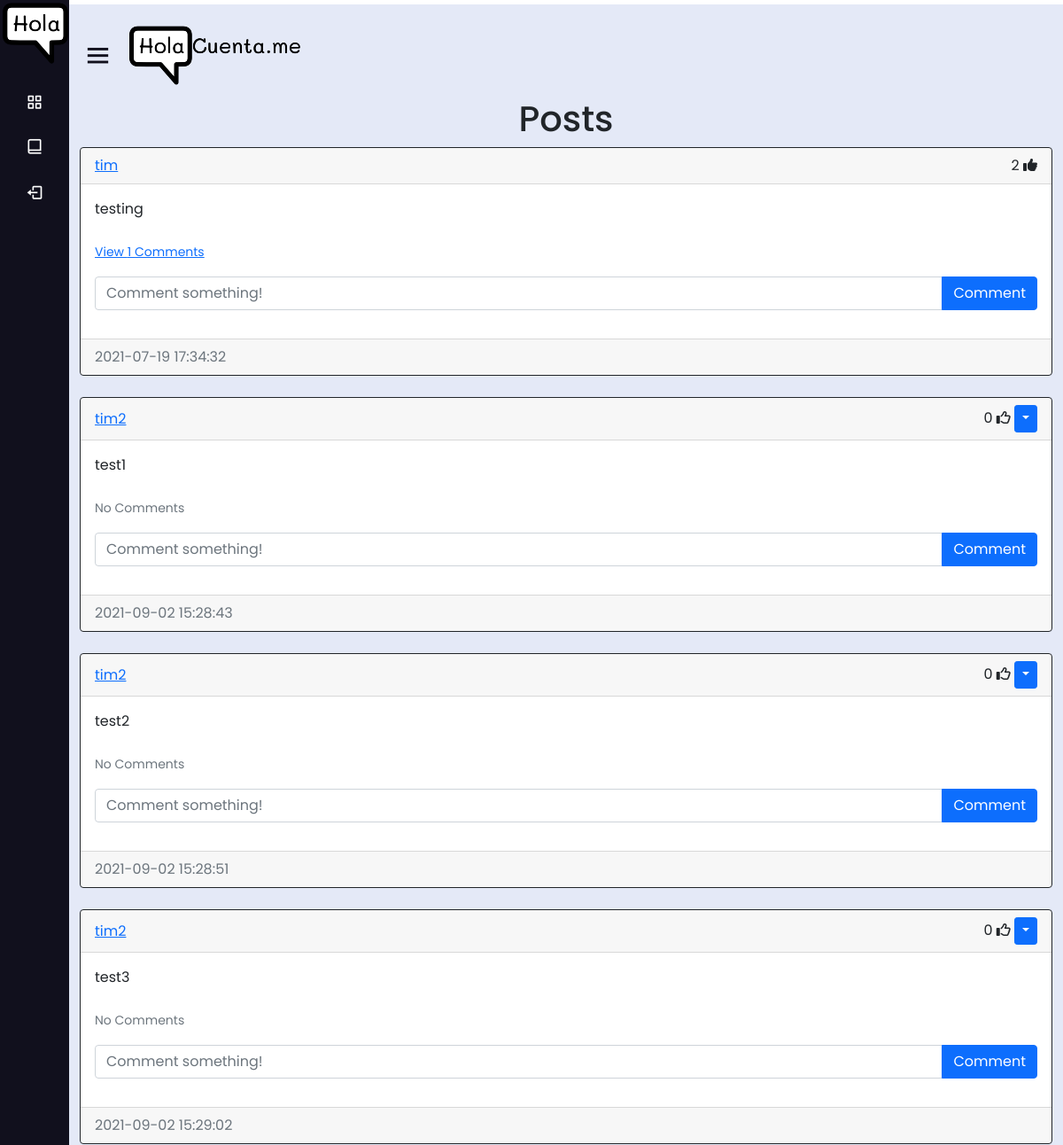
The app's page /home (signed in, upper part), older data.
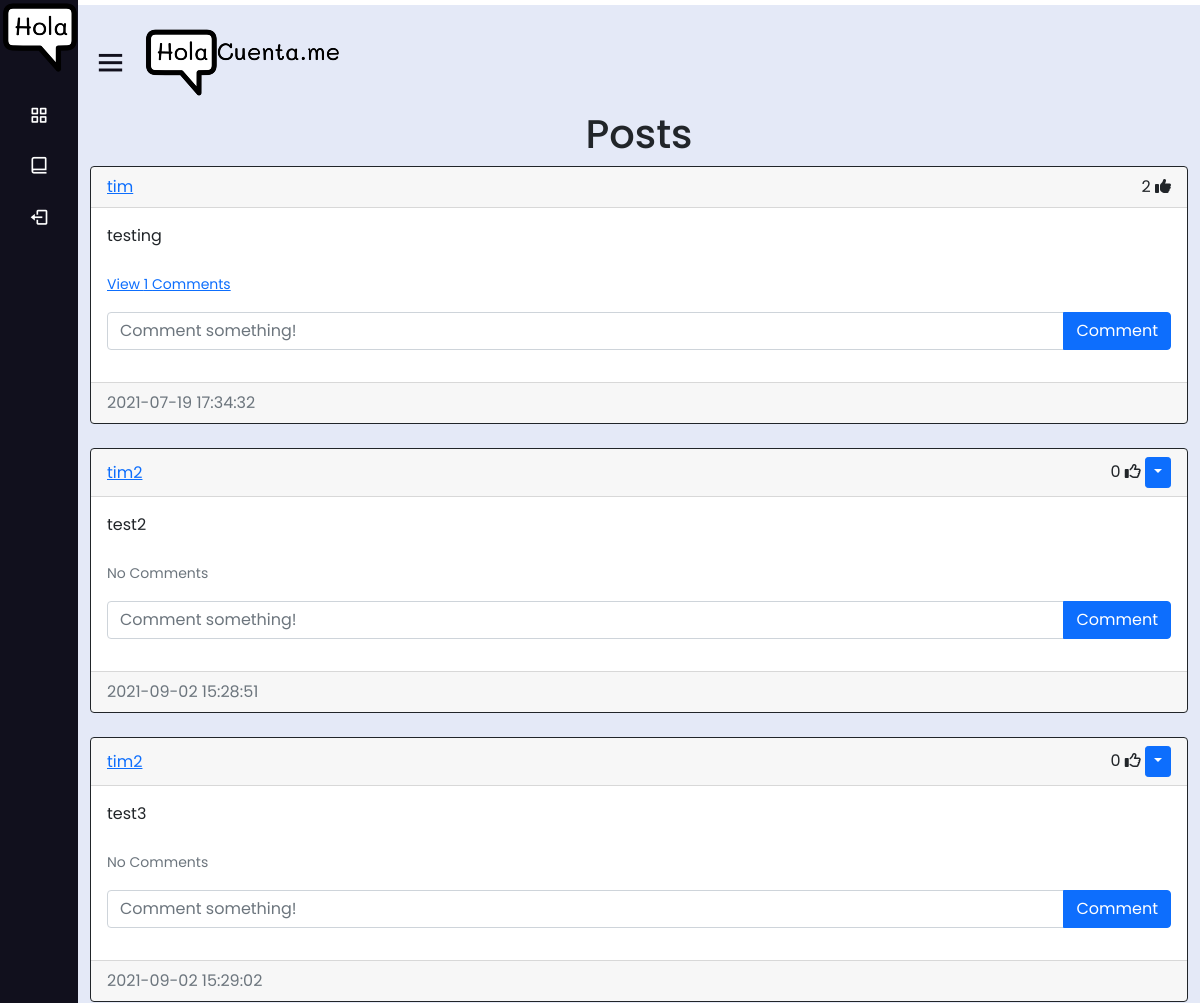
The same page, newer data.
### website/models.py (models this page shows)
class Post(db.Model):
    id = db.Column(db.Integer, primary_key=True)
    text = db.Column(db.Text, nullable=False)
    date_created = db.Column(db.DateTime(timezone=True), default=func.now())
    author = db.Column(db.Integer, db.ForeignKey(
        'user.id', ondelete="CASCADE"), nullable=False)
    comments = db.relationship('Comment', backref='post', passive_deletes=True)
    likes = db.relationship('Like', backref='post', passive_deletes=True)

class User(db.Model, UserMixin):
    id = db.Column(db.Integer, primary_key=True)
    email = db.Column(db.String(150), unique=True)
    username = db.Column(db.String(150), unique=True)
    password = db.Column(db.String(150))
    date_created = db.Column(db.DateTime(timezone=True), default=func.now())
    posts = db.relationship('Post', backref='user', passive_deletes=True)
    comments = db.relationship('Comment', backref='user', passive_deletes=True)
    likes = db.relationship('Like', backref='user', passive_deletes=True)

### website/views.py (the view)
@views.route("/")
@views.route("/home")
@login_required
def home():
    posts = Post.query.all()
    return render_template("home.html", user=current_user, posts=posts)

### website/__init__.py (called while the page is built)
def create_app():
    app = Flask(__name__)
    app.config['SECRET_KEY'] = "helloworld"
    app.config['SQLALCHEMY_DATABASE_URI'] = f'sqlite:///{DB_NAME}'
    db.init_app(app)
    from .views import views
    from .auth import auth
    app.register_blueprint(views, url_prefix="/")
    app.register_blueprint(auth, url_prefix="/")
    from .models import User, Post, Comment, Like
    create_database(app)
    login_manager = LoginManager()
    login_manager.login_view = "auth.login"
    login_manager.init_app(app)
    @login_manager.user_loader
    def load_user(id):
        return User.query.get(int(id))
    return app

### website/templates/home.html
{% extends "posts_div.html" %} {% block title %}Home{% endblock %}

### website/templates/posts_div.html (shortened to what this page needs)
{% extends "base.html" %} {% block title %}Home{% endblock %} {% block content
%}
<h1 align="center">{% block header %}Posts{% endblock %}</h1>
<div id="posts">
  {% for post in posts %}
  <div class="card border-dark">
    <div class="card-header d-flex justify-content-between align-items-center">
      <a href="/posts/{{post.user.username}}">{{post.user.username}}</a>
      <div>
        <span id="likes-count-{{post.id}}">
        {{ post.likes|length }}</span>
        {% if user.id in post.likes|map(attribute="author")|list %}
        <i
          class="fas fa-thumbs-up"
          id="like-button-{{post.id}}"
          onclick="like({{post.id}})"
        ></i>
        {% else %}
        <i
          class="far fa-thumbs-up"
          id="like-button-{{post.id}}"
          onclick="like({{post.id}})"
        ></i>
        {% endif %} {% if user.id == post.author %}
        <div class="btn-group">
          <button
            type="button"
            class="btn btn-sm btn-primary dropdown-toggle"
            data-bs-toggle="dropdown"
          ></button>
        </div>
        {% endif %}
      </div>
    </div>
    <div class="card-body">
      <div class="card-text">{{post.text}}</div>
      <br />
      <p class="card-text">
        {% if post.comments|length > 0 %}
        <a data-bs-toggle="collapse" href="#comments-{{post.id}}" role="button">
          <small>View {{post.comments|length}} Comments</small>
        </a>
        {% else %}
        <small class="text-muted">No Comments</small>
        {% endif %}
      </p>
      <form
        class="input-group mb-3"
        method="POST"
        action="/create-comment/{{post.id}}"
      >
        <input
          type="text"
          id="text"
          name="text"
          class="form-control"
          placeholder="Comment something!"
        />
        <button type="submit" class="btn btn-primary">Comment</button>
      </form>
    </div>
    <div class="card-footer text-muted">{{post.date_created}}</div>
  </div>
  <br /> {% endfor %}
</div>
 {% endblock %}

Row changes from the older to the newer data that the page shows:
removed Post: user.username "tim2", likes|length "0", text "test1", shows "No Comments", date_created "2021-09-02 15:28:43"
